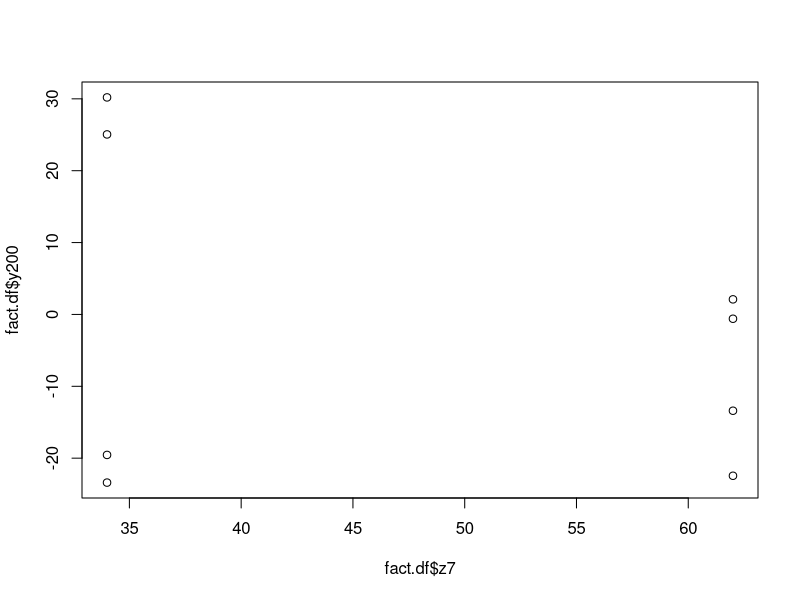
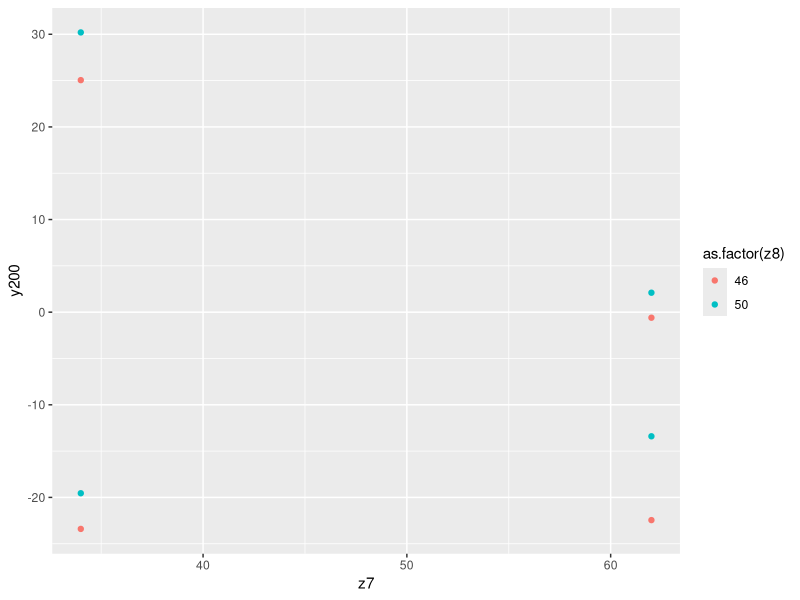
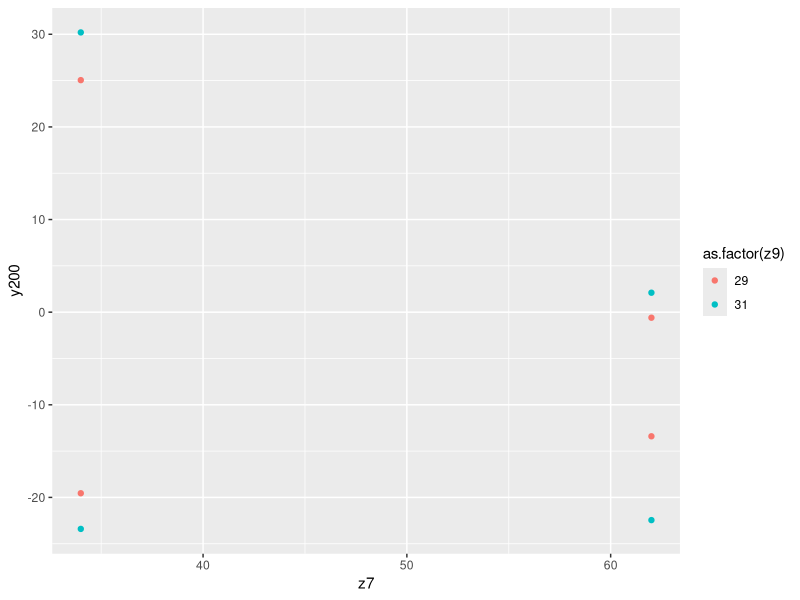
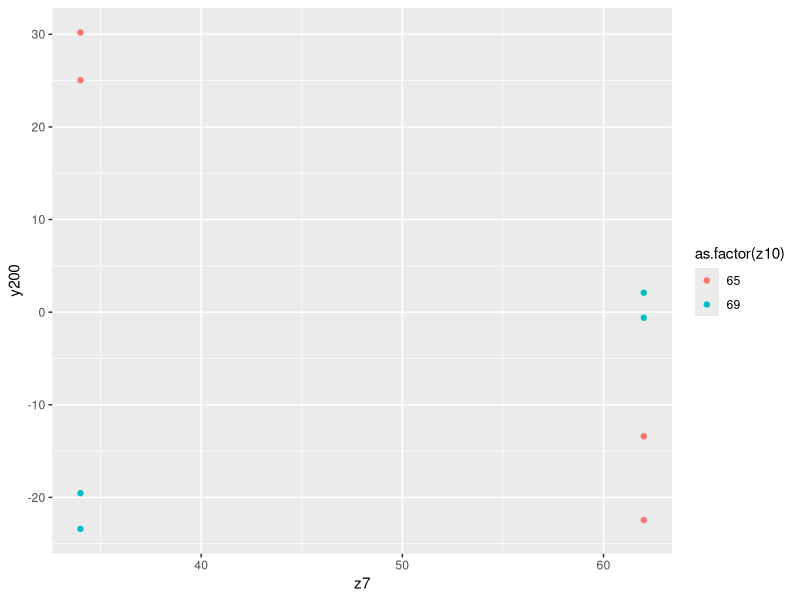
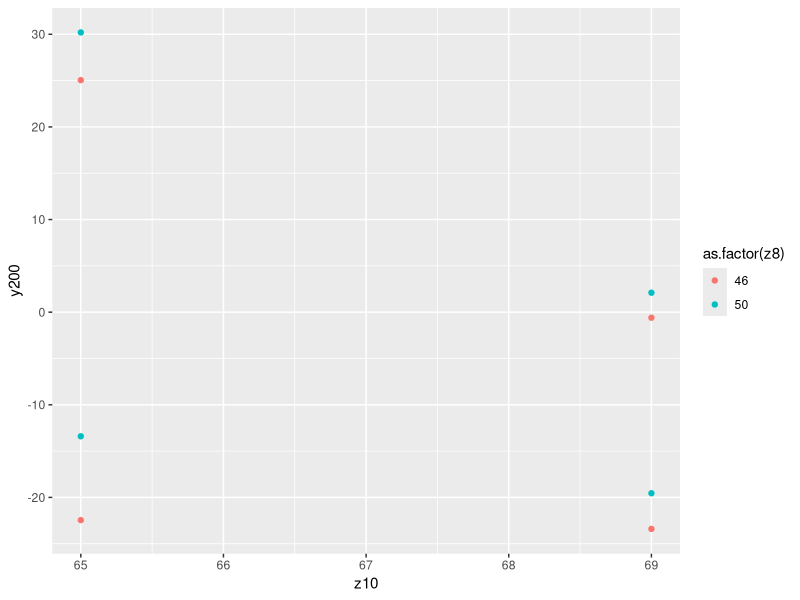

Generate these figures, in order, with R:
library(ggplot2)

fact.df <- read.delim("half_factorial1.tsv")

summary(fact.df)

fact.model <- aov(y200 ~ as.factor(z7) + as.factor(z8) + as.factor(z9) + as.factor(z10), 
    data=fact.df)
summary(fact.model)

plot(fact.df$z7, fact.df$y200)
ggplot(data=fact.df) + geom_point(aes(x=z7, y=y200, color=as.factor(z8)))

ggplot(data=fact.df) + geom_point(aes(x=z7, y=y200, color=as.factor(z9)))

ggplot(data=fact.df) + geom_point(aes(x=z7, y=y200, color=as.factor(z10)))

ggplot(data=fact.df) + geom_point(aes(x=z10, y=y200, color=as.factor(z8)))
